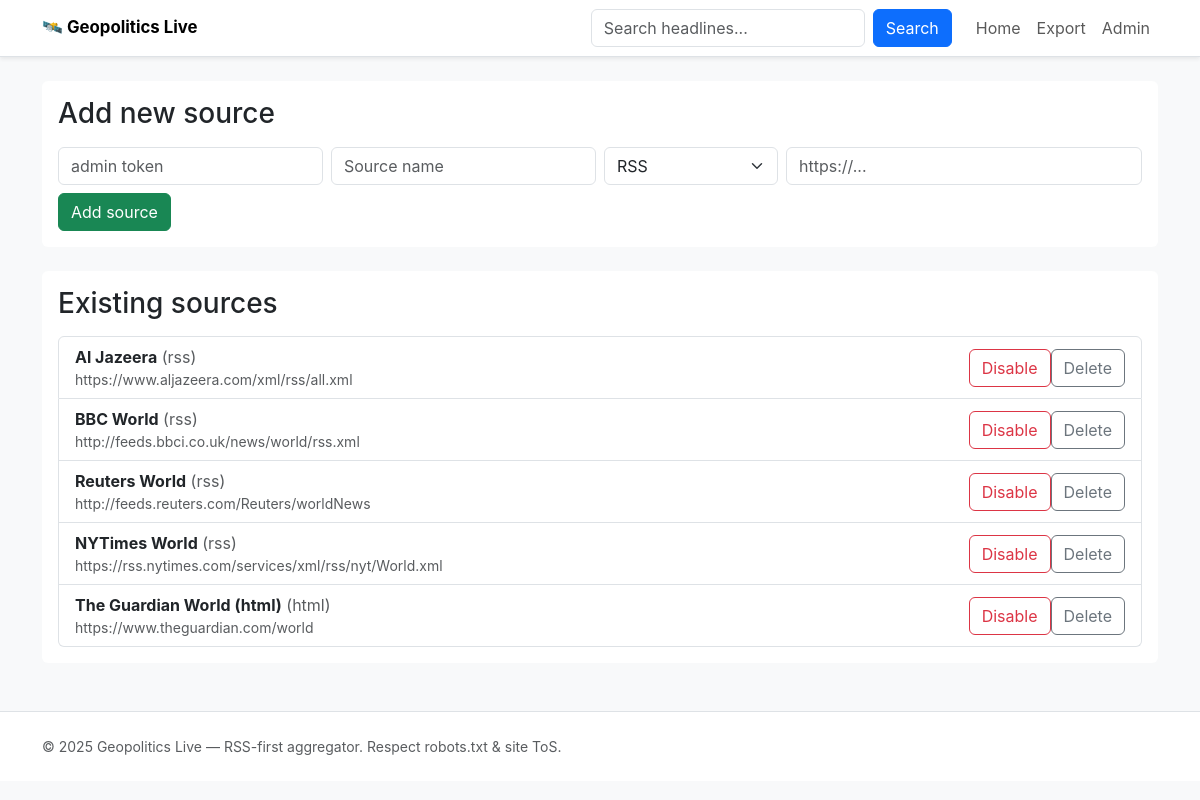
The page /admin on the database its author committed.
### geopolitics_simple.py (models this page shows)
class Source(Base):
    __tablename__ = "sources"
    id = Column(Integer, primary_key=True)
    name = Column(String(255))
    type = Column(String(50))  # 'rss' or 'html'
    url = Column(String(2048), unique=True)
    enabled = Column(Boolean, default=True)

### geopolitics_simple.py (the view)
@app.route("/admin")
def admin_ui():
    session = SessionLocal()
    try:
        srcs = session.query(Source).all()
    finally:
        session.close()
    return render_template("admin.html", sources=srcs)

### geopolitics_simple.py (called while the page is built)
@app.context_processor
def inject_now():
    return {'now': datetime.utcnow}

### templates/admin.html (shortened to what this page needs)
{% extends "layout.html" %}
{% block content %}
<div class="card mb-4">
  <div class="card-body">
    <h3 class="mb-3">Add new source</h3>
    <form method="post" action="{{ url_for('admin_add') }}">
      <div class="row g-2">
        <div class="col-md-3">
          <input class="form-control" name="token" placeholder="admin token" required>
        </div>
        <div class="col-md-3">
          <input class="form-control" name="name" placeholder="Source name" required>
        </div>
        <div class="col-md-2">
          <select class="form-select" name="type">
            <option value="rss">RSS</option>
          </select>
        </div>
        <div class="col-md-4">
          <input class="form-control" name="url" placeholder="https://..." required>
        </div>
      </div>
      <div class="mt-2">
        <button class="btn btn-success">Add source</button>
      </div>
    </form>
  </div>
</div>
<div class="card">
  <div class="card-body">
    <h3 class="mb-3">Existing sources</h3>
    <ul class="list-group">
      {% for s in sources %}
      <li class="list-group-item d-flex align-items-center justify-content-between">
        <div>
          <strong>{{ s.name }}</strong> <span class="text-muted">({{ s.type }})</span>
          <div class="small text-muted">{{ s.url }}</div>
        </div>
        <div class="btn-group">
          <form method="post" action="{{ url_for('admin_toggle') }}">
            <button class="btn btn-outline-{{ 'danger' if s.enabled else 'success' }}" type="submit">{{ 'Disable' if s.enabled else 'Enable' }}</button>
          </form>
          <form method="post" action="{{ url_for('admin_delete') }}">
            <button class="btn btn-outline-secondary" type="submit">Delete</button>
          </form>
        </div>
      </li>
      {% endfor %}
    </ul>
  </div>
</div>
{% endblock %}

### templates/layout.html (shortened to what this page needs)
<!doctype html>
<html lang="en">
  <head>
    <link href="https://cdn.jsdelivr.net/npm/bootstrap@5.3.3/dist/css/bootstrap.min.css" rel="stylesheet">
    <link href="https://cdn.jsdelivr.net/npm/bootstrap-icons@1.11.3/font/bootstrap-icons.css" rel="stylesheet">
    <link rel="stylesheet" href="{{ url_for('static', filename='css/style.css') }}">
  </head>
  <body class="bg-light">
    <nav class="navbar navbar-expand-lg navbar-white bg-white border-bottom shadow-sm">
      <div class="container">
        <a class="navbar-brand fw-bold" href="{{ url_for('index') }}">🛰️ Geopolitics Live</a>
        <div class="collapse navbar-collapse" id="navMain">
          <form class="ms-auto d-flex" role="search" method="get" action="{{ url_for('index') }}">
            <input class="form-control me-2" name="q" placeholder="Search headlines..." value="{{ request.args.get('q', '') }}">
            <button class="btn btn-primary" type="submit">Search</button>
          </form>
          <ul class="navbar-nav ms-3">
            <li class="nav-item"><a class="nav-link" href="{{ url_for('index') }}">Home</a></li>
            <li class="nav-item"><a class="nav-link" href="{{ url_for('export_csv') }}">Export</a></li>
            <li class="nav-item"><a class="nav-link" href="{{ url_for('admin_ui') }}">Admin</a></li>
          </ul>
        </div>
      </div>
    </nav>
    <main class="container py-4">
      {% block content %}{% endblock %}
    </main>
    <footer class="py-4 bg-white border-top">
      <div class="container text-muted small">
        © {{ now().year }} Geopolitics Live — RSS-first aggregator. Respect robots.txt & site ToS.
      </div>
    </footer>
  </body>
</html>

### templates/css/style.css (style rules this page uses)
body { font-family: Inter, system-ui, -apple-system, "Segoe UI", Roboto, "Helvetica Neue", Arial; }
.navbar-brand { font-size: 1.05rem; }
.card { border: none; }
footer { margin-top: 24px; }

### rows shown on the page
Source: name "Al Jazeera", type "rss", url "https://www.aljazeera.com/xml/rss/all.xml", enabled "Disable"
Source: name "BBC World", type "rss", url "http://feeds.bbci.co.uk/news/world/rss.xml", enabled "Disable"
Source: name "Reuters World", type "rss", url "http://feeds.reuters.com/Reuters/worldNews", enabled "Disable"
Source: name "NYTimes World", type "rss", url "https://rss.nytimes.com/services/xml/rss/nyt/World.xml", enabled "Disable"
Source: name "The Guardian World (html)", type "html", url "https://www.theguardian.com/world", enabled "Disable"
